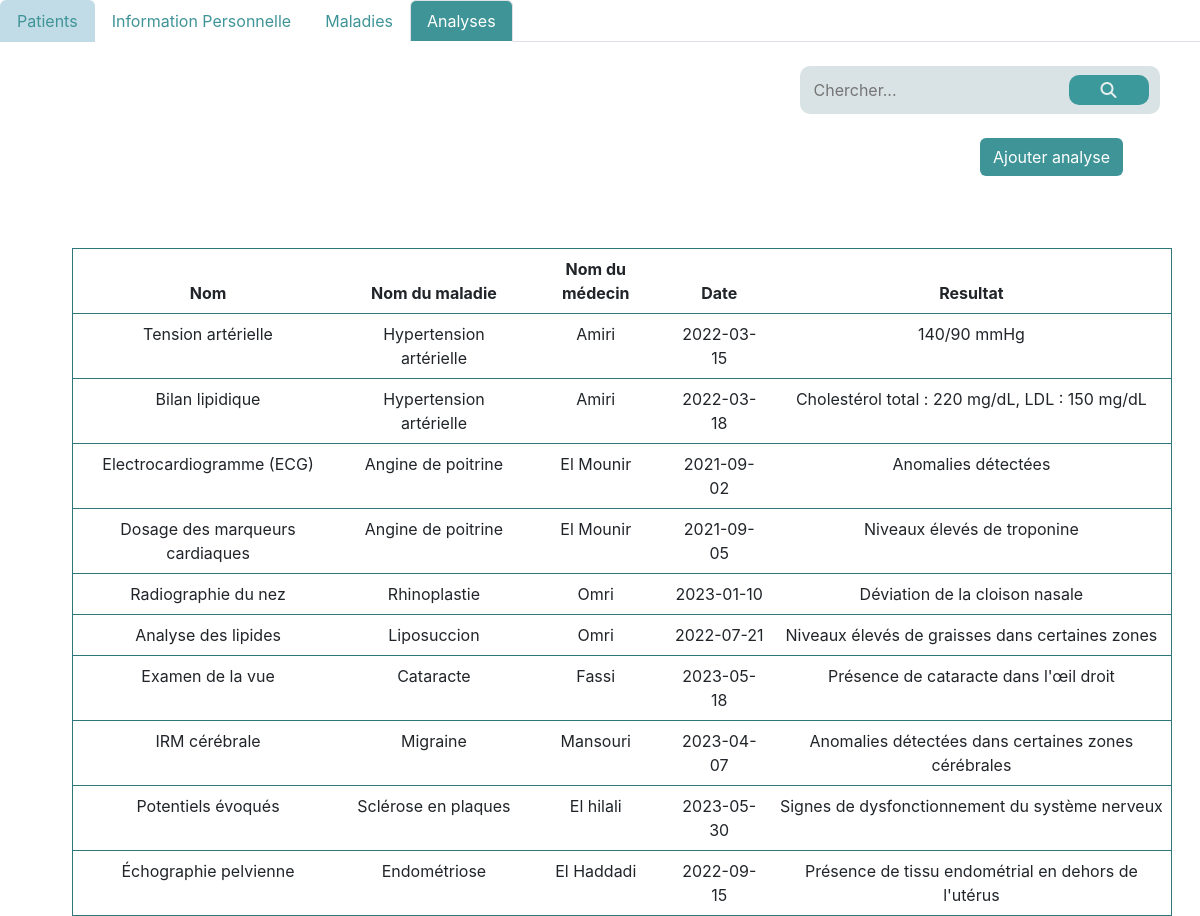
/indexAnalyse.php, run on the app's committed database.
### tables this page shows
CREATE TABLE Analyse (
    IdAnalyse INT AUTO_INCREMENT NOT NULL,
    NomAnalyse  VARCHAR(50) NOT NULL,
    DateAnalyse DATE NOT NULL,
    Resultat VARCHAR(150) NOT NULL,
    PRIMARY KEY (IdAnalyse)
);

CREATE TABLE Maladie (
    IdMaladie INT AUTO_INCREMENT NOT NULL,
    NomMaladie  VARCHAR(50) NOT NULL,
    DateMaladie DATE NOT NULL,
    IdMedecin INT NOT NULL,
    IdPatient INT NOT NULL,
    PRIMARY KEY (IdMaladie),
    FOREIGN KEY (IdPatient) REFERENCES Patient (IdPatient),
    FOREIGN KEY (IdMedecin) REFERENCES Medecin (IdMedecin)
);

CREATE TABLE Medecin (
    IdMedecin INT AUTO_INCREMENT NOT NULL,
    NomMedecin VARCHAR(50) NOT NULL,
    PrenomMedecin VARCHAR(50) NOT NULL,
    TeleMedecin INT NOT NULL,
    Specialite VARCHAR(50) NOT NULL,
    Email VARCHAR(50) NOT NULL,
    PRIMARY KEY (IdMedecin),
    FOREIGN KEY (Email) REFERENCES Utilisateur (Email)
);

### indexAnalyse.php (the view, shortened to what this page needs)
<!DOCTYPE html>
<html lang="en">
<head>
     <link href="https://cdn.jsdelivr.net/npm/bootstrap@5.3.0-alpha3/dist/css/bootstrap.min.css" rel="stylesheet"
>
        <link rel="stylesheet" href="css/index.css">
</head>
<body>
<div class="fullPage">
<ul class="nav nav-tabs">
<li class="nav-item">
            <a class="nav-link" style=" background-color:#c1dce6; color:#3f9497" href="indexPatient.php" >Patients</a>
       </li>
            <a class="nav-link " style=" background-color:#ffff; color:#3f9497" href="indexInfo.php?id=<?php echo $_GET['id'];?>" >Information Personnelle</a>
        <li class="nav-item">
            <a class="nav-link " style=" background-color:#ffff; color:#3f9497"  href="indexMaladie.php?id=<?php echo $_GET['id'];?>"  >Maladies</a>
        </li>
       <li class="nav-item">
            <a class="nav-link active" style=" background-color:#3f9497; color:#ffff" aria-current="page" href="indexAnalyse.php?id=<?php echo $_GET['id'];?>" >Analyses</a>
        </li>
    </ul>
<div class="content">
    <div class="cnt-liste">
        <br>
        <div class="searchbar" style="width: 30%">
            <input placeholder="Chercher..." id="searchBar" name="searchBar" type="text">
            <button><i class="fa-solid fa-magnifying-glass glass"></i></button>
        </div>
        <br>
        <div class="button">
            <a class="btn " style=" background-color:#3f9497; color:#ffff" href="CreateAnalyse.php?id=<?php echo $_GET['id'];?>"
                role="button">Ajouter analyse</a>
        </div>
        <br>
        <div class="row d-flex justify-content-center pt-5 ">
            <table class="table col-sm-4 col-lg-8">
                <thead>
                    <tr id="header">
                        <th>Nom </th>
                        <th>Nom du maladie</th>
                        <th>Nom du médecin</th>
                        <th>Date </th>
                        <th>Resultat</th>
                    </tr>
                </thead>
                <tbody>
                <?php
                   require_once 'connection.php';
                   $sql = "SELECT a.NomAnalyse, a.DateAnalyse, a.Resultat, m.NomMaladie, me.NomMedecin
                        FROM Analyse a
                        JOIN MaladieAnalyse ma ON a.IdAnalyse = ma.IdAnalyse
                        JOIN Maladie m ON ma.IdMaladie = m.IdMaladie
                        JOIN Medecin me ON m.IdMedecin = me.IdMedecin";
                   $stmt = $pdo->query($sql);
                   while ($row = $stmt->fetch(PDO::FETCH_ASSOC)) {
                       echo "
                           <tr class='tr'>
                               <td>{$row['NomAnalyse']}</td>
                               <td>{$row['NomMaladie']}</td>
                               <td>{$row['NomMedecin']}</td>
                               <td>{$row['DateAnalyse']}</td>
                               <td>{$row['Resultat']}</td>
                           </tr>
                       ";
                   }
                   ?>
                </tbody>
            </table>
        </div>
    </div>
</div>
</div>
</body>
</html>

### css/index.css (style rules this page uses)
:root { --main-color: #2f787a; --second-color: #7facad; }
* { box-sizing: border-box; font-family: 'Inter', sans-serif; }
body { margin: 0; }
a { text-decoration: none; }
ul { list-style: none; padding: 0; }
.content { width: 100%; overflow: hidden; transition: 0.5s; -webkit-transition: 0.5s; -moz-transition: 0.5s; -ms-transition: 0.5s; -o-transition: 0.5s; }
.table { position: absolute; transform: translate(2%,0%); border-collapse: collapse; width: 1100px; height: 150px; border: 1px solid #2f787a; }
.button { margin-left: 980px; }
tr { transition: all .2 ease-in; cursor: pointer; }
th, td { padding: 12px; text-align: left; border-bottom: 1px solid #2f787a; text-align: center; align-items: center; }
#header { background-color: #2f787a; color: #ddd; }
.button { align-items: end; }
.searchbar { background-color: #d9e2e4; border-radius: 10px; padding: 9px; display: flex; align-items: center; justify-content: space-around; margin-left: 800px; }
input { border: none; outline: none; background: none; }
.searchbar button { color: #e7eeee; background: #3b999c; top: 5px; border-radius: 10px; height: 30px; width: 80px; right: -20px; border: none; top: 5px; }

### data on the page
analyse: NomAnalyse "Tension artérielle", maladie.NomMaladie "Hypertension artérielle", medecin.NomMedecin "Amiri", DateAnalyse "2022-03-15", Resultat "140/90 mmHg"
analyse: NomAnalyse "Bilan lipidique", maladie.NomMaladie "Hypertension artérielle", medecin.NomMedecin "Amiri", DateAnalyse "2022-03-18", Resultat "Cholestérol total : 220 mg/dL, LDL : 150 mg/dL"
analyse: NomAnalyse "Electrocardiogramme (ECG)", maladie.NomMaladie "Angine de poitrine", medecin.NomMedecin "El Mounir", DateAnalyse "2021-09-02", Resultat "Anomalies détectées"
analyse: NomAnalyse "Dosage des marqueurs cardiaques", maladie.NomMaladie "Angine de poitrine", medecin.NomMedecin "El Mounir", DateAnalyse "2021-09-05", Resultat "Niveaux élevés de troponine"
analyse: NomAnalyse "Radiographie du nez", maladie.NomMaladie "Rhinoplastie", medecin.NomMedecin "Omri", DateAnalyse "2023-01-10", Resultat "Déviation de la cloison nasale"
analyse: NomAnalyse "Analyse des lipides", maladie.NomMaladie "Liposuccion", medecin.NomMedecin "Omri", DateAnalyse "2022-07-21", Resultat "Niveaux élevés de graisses dans certaines zones"
analyse: NomAnalyse "Examen de la vue", maladie.NomMaladie "Cataracte", medecin.NomMedecin "Fassi", DateAnalyse "2023-05-18", Resultat "Présence de cataracte dans l'œil droit"
analyse: NomAnalyse "IRM cérébrale", maladie.NomMaladie "Migraine", medecin.NomMedecin "Mansouri", DateAnalyse "2023-04-07", Resultat "Anomalies détectées dans certaines zones cérébrales"
analyse: NomAnalyse "Potentiels évoqués", maladie.NomMaladie "Sclérose en plaques", medecin.NomMedecin "El hilali", DateAnalyse "2023-05-30", Resultat "Signes de dysfonctionnement du système nerveux"
analyse: NomAnalyse "Échographie pelvienne", maladie.NomMaladie "Endométriose", medecin.NomMedecin "El Haddadi", DateAnalyse "2022-09-15", Resultat "Présence de tissu endométrial en dehors de l'utérus"
